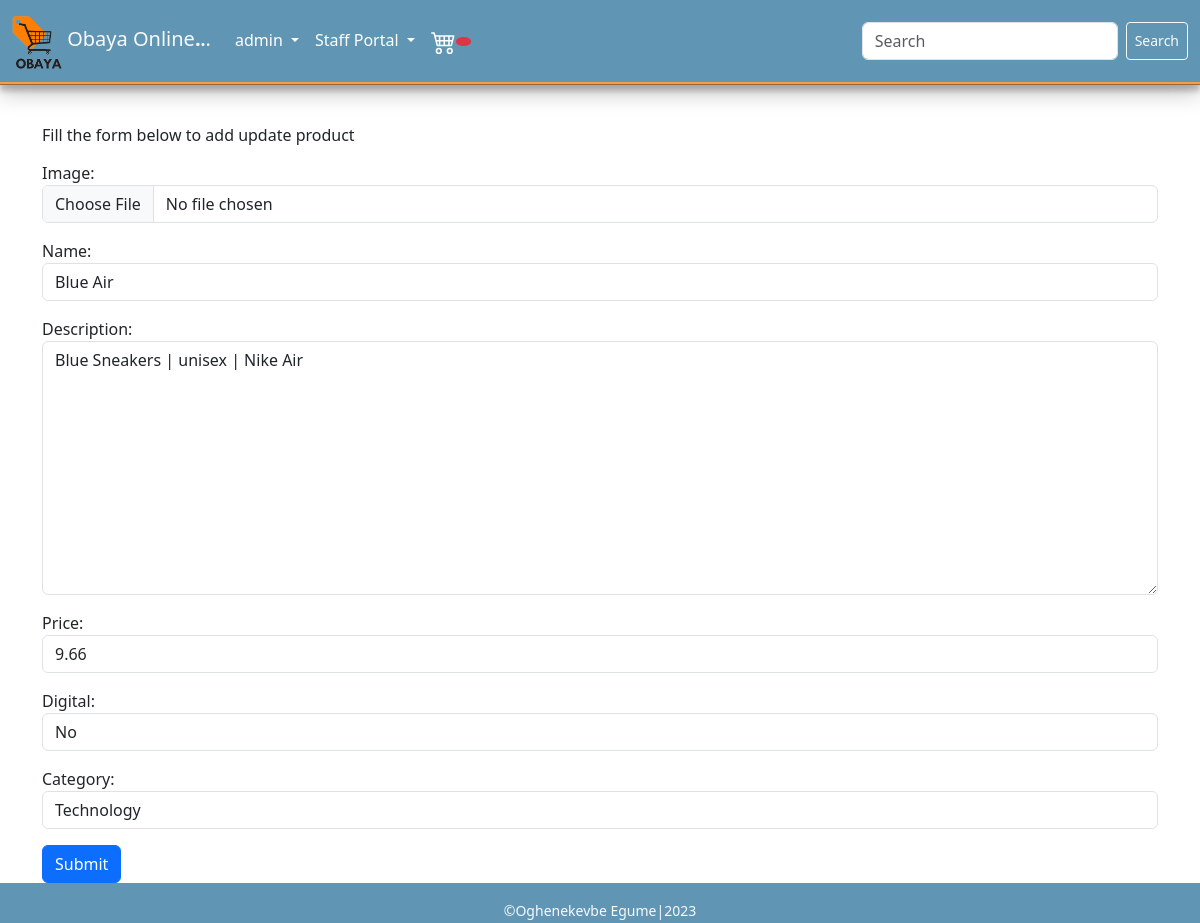
Page /edit_product/13/ (signed in) on the committed database.
### store/models.py (models this page shows, shortened)
class Product(models.Model):
    name = models.CharField(max_length=225, null=True)
    image = models.ImageField(blank=False, null=False)
    description = models.CharField(null=True, blank=True,max_length=50)
    category = models.ForeignKey(Categories, on_delete=models.CASCADE, related_name = 'product_category', null = True)
    price = models.DecimalField(max_digits=7, decimal_places=2)
    digital = models.BooleanField(default=False, null=True, blank=True)
    date_added = models.DateTimeField(default=timezone.now)

### store/views.py (the view)
# urls.py: path("edit_product/<str:pk>/", EditProduct.as_view(), name="edit_product"),
class EditProduct(StaffRequiredMixin,UpdateView):
    model = Product
    form_class = ProductForm
    template_name = 'edit_product.html'
    success_message = 'product updated successfully'

### store/forms.py
class ProductForm(forms.ModelForm):
    image = forms.ImageField(widget=forms.FileInput(attrs={'class': 'form-control'}), required=True)
    name = forms.CharField(max_length=255, widget=forms.TextInput(attrs={'class': 'form-control'}), required=True)
    description = forms.CharField(widget=forms.Textarea(attrs={'class': 'form-control'}), required=True)
    price = forms.DecimalField(widget=forms.TextInput(attrs={'class': 'form-control'}), required=True)
    category = forms.ChoiceField(choices=choice_list, widget=forms.Select(attrs={'class': 'form-control'}), required=True)
    digital = forms.ChoiceField(choices=digital_choices, widget=forms.Select(attrs={'class': 'form-control'}), required=True)
    class Meta:
        model = Product
        fields = ("image", "name", "description", "price", "digital", "category")

### store/views.py (called while the page is built)
    def test_func(self):
        return self.request.user.is_staff

### store/templates/edit_product.html (shortened to what this page needs)
{% extends 'base.html' %}
{% block content %}
<div class="container">
    <div class="row">
        <div class="col" style="max-height: max-content; margin-top: 10px; min-height: 82vh;" >
            <p><h6>Fill the form below to add update product</h6></p>
            <form action="" method ='POST'>
                {{form.as_p}}
                <button class="btn btn-primary" type='submit'>Submit</button>
            </form>
        </div>
    </div>
</div>
{% endblock %}

### store/templates/base.html (shortened to what this page needs)
{% load static %}
<!DOCTYPE html>
<html lang="en">
<head>
  <link rel="stylesheet" href="{% static 'css/bootstrap.min.css' %}">
  <link rel="stylesheet" type="text/css" href="{% static 'css/base.css' %}">
</head>
<body>
  <nav class="navbar navbar-expand-lg bg-secondary">
    <div class="container-fluid">
      <a class="navbar-brand text-light" href="{% url 'store' %}"> <img src="{% static 'images/obaya.png' %}" alt="" width="50"> Obaya Online<b>.<small>.</small></b>.</a>
      <div class="collapse navbar-collapse" id="navbarSupportedContent">
        <ul class="navbar-nav me-auto mb-2 mb-lg-0">
          <li class="nav-item dropdown">
            {% if user.is_authenticated%}
            <a class="nav-link dropdown-toggle" href="#" role="button" data-bs-toggle="dropdown" aria-expanded="false">
              {{user.username}}
            </a>
            {% endif %}
          </li>
          <li class="nav-item dropdown">
            {% if user.is_authenticated and user.is_staff%}
            <a class="nav-link dropdown-toggle" href="#" role="button" data-bs-toggle="dropdown" aria-expanded="false">
              Staff Portal
            </a>
            {% endif %}
          </li>
          <li class="nav-item">
            <a class="nav-link" href=" {% url 'cart' %} "><small class='badge bg-danger rounded-circle' id='cart-badge'>
              </small></a>
          </li>
        </ul>
        <form class="d-flex" method="GET" action="{% url 'store' %}">
          <input class="form-control me-2" type="search" placeholder="Search" aria-label="Search" name="q" style='width:16rem;'>
          <button class="btn btn-sm btn-outline-light text-light" type="submit">Search</button>
        </form>
      </div>
    </div>
  </nav>
  <div id="base-container" style="margin-top: 100px; ">
    {% block content %}
    {% endblock content %}
  </div>
  <footer>
    <div>
      <p>
      <h6 class=" text-center text-light"><small style="margin-top: 10px;">&copy;Oghenekevbe Egume|2023</small></h6>
      </p>
    </div>
  </footer>
</body>
</html>

### static/css/base.css (style rules this page uses)
body { background-color: #fff; }
.navbar { background-color: #6096B4 !important; border-bottom-style: ridge; border-bottom-color: #F0A04B; box-shadow: rgba(0, 0, 0, 0.19) 0px 10px 20px, rgba(0, 0, 0, 0.23) 0px 6px 6px; width: 100%; position: fixed; top: 0; z-index: 100; }
.navbar ul li a { color: #fff !important; }
footer { background-color: #6096B4 !important; height: 40px; padding-top: 2px; }

### rows in the picture
Product: name "Blue Air", description "Blue Sneakers | unisex | Nike Air", price "9.66", digital "No", category "Technology"

### other values in the picture
{{ user.username }} "admin"
